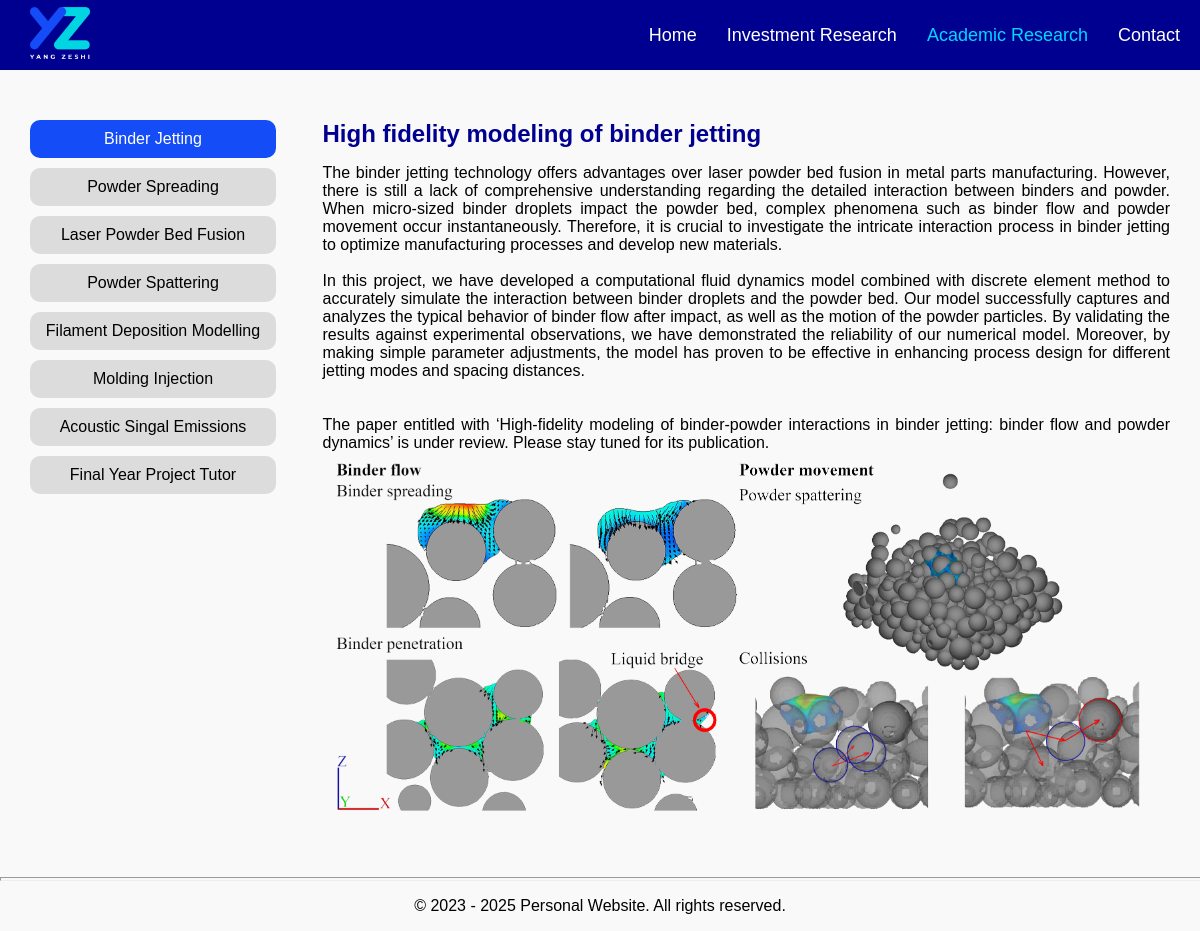
The app's page /academic_research/1, older data.
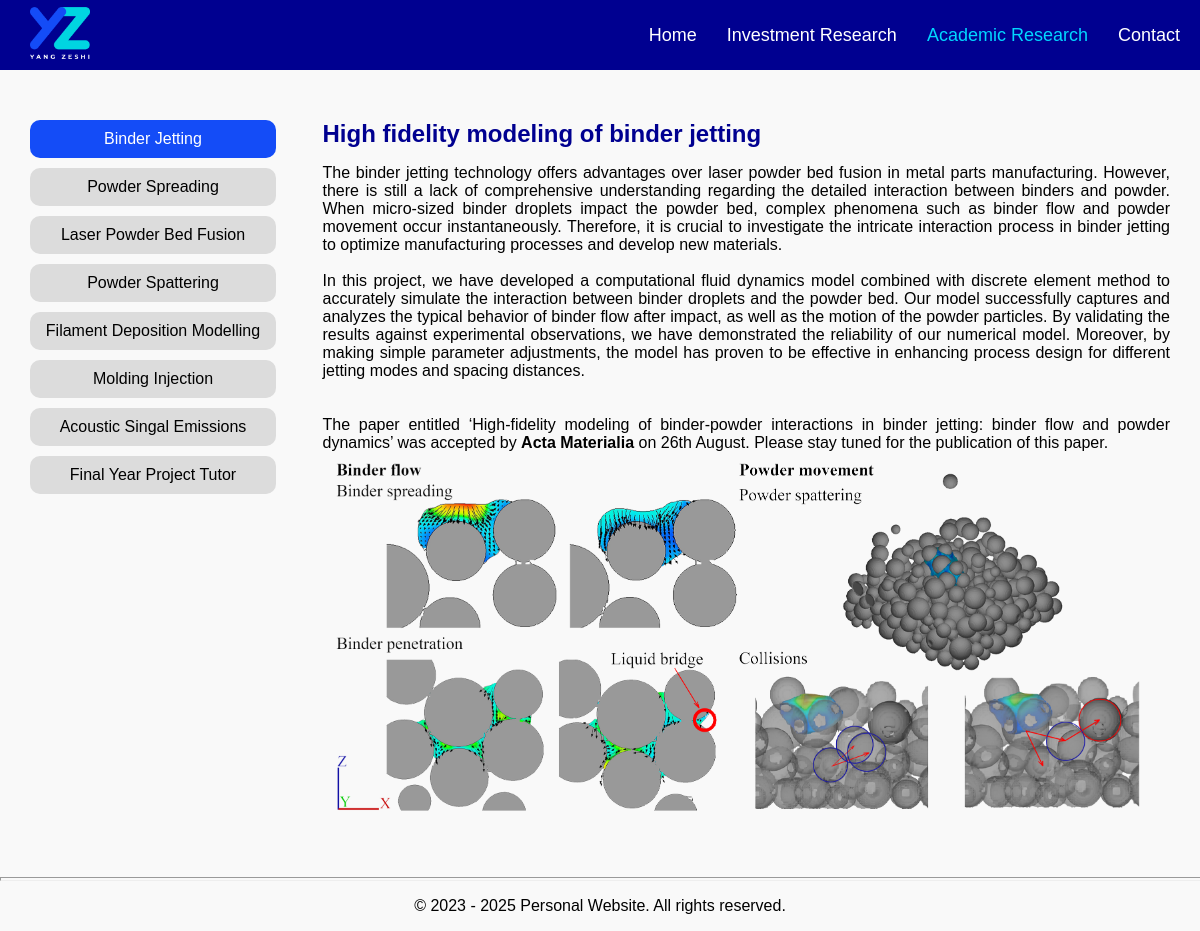
The same page, newer data.
### tables this page shows
CREATE TABLE "research_projects" (
    id INTEGER PRIMARY KEY AUTOINCREMENT,
    title TEXT NOT NULL,
    content TEXT NOT NULL
, full_title text);

### app.py (the view)
@app.route('/academic_research/<int:intro_id>')
def show_intro_1(intro_id):
    db = get_db()
    cursor = db.execute('SELECT * FROM research_projects')
    intros = cursor.fetchall()
    session['intro_id'] = intro_id
    image_src = [url_for('static', filename=f'images/research/{intro_id}.png')]
    file_path = image_src[0].lstrip('/')
    if os.path.exists(file_path)==False:
        image_src=['']
    return render_template('/research projects/research_projects.html',intro=intros[intro_id-1],image_srcs=image_src)

### app.py (called while the page is built)
def get_db():
    if 'db' not in g:
        g.db = sqlite3.connect(
            current_app.config['DATABASE'],
            detect_types=sqlite3.PARSE_DECLTYPES
        )
        g.db.row_factory = sqlite3.Row
    return g.db

@app.teardown_appcontext
def close_connection(exception):
    db = getattr(g, '_database', None)
    if db is not None:
        db.close()

@app.context_processor
def inject_intros():
    db = get_db()
    research_cursor = db.execute('SELECT * FROM research_projects')
    research_intros = research_cursor.fetchall()
    programming_cursor = db.execute('SELECT * FROM programming_projects')
    programming_intros = programming_cursor.fetchall()
    intro_id = session.get('intro_id')
    return dict(research_intros=research_intros, programming_intros=programming_intros, intro_id=intro_id)

### templates/research projects/research_projects.html (shortened to what this page needs)
<!DOCTYPE html>
{% extends 'base.html' %}
{% block content %}
<html>
<head>
    <link rel="stylesheet" type="text/css" href="{{ url_for('static', filename='styles/main.css') }}">
</head>
<body>
  <div class="grid-container">
    <div class="grid1">
      {% include 'research projects/project_tree.html' %}
    </div>
    <div class="grid2">
      <div class="wrapper">
        <div class="section">
          <h2>{{ intro['full_title'] }}</h2>
          <p style="white-space: pre-line;text-align: justify;">{{ intro['content'] | safe }}</p>
          {% for image_src in image_srcs %}
          <img class="fit-picture" src="{{ image_src }}" style="display: block;margin: 0 auto;width: auto;">
          {% endfor %}
        </div>
      </div>
    </div>
  </div>
        <hr>
  </body>
</html>
{% endblock %}

### templates/base.html (shortened to what this page needs)
<!DOCTYPE html>
<html>
<head>
  <link rel="stylesheet" type="text/css" href="{{ url_for('static', filename='styles/base.css') }}">
</head>
<body>
  <div class="banner">
  <div class="logo">
    <a href="/" data-wpel-link="internal">
    <img style="max-width: 60px; max-height: 100%; "
        src="{{ url_for('static', filename='images/logo.png')}}"
        alt="Logo-website">
    </a>
  </div>
  <div class="nav" style="align-self: center;">
    <a href="/" class="widget {% if request.path == '/' %}active{% endif %}">Home</a>
    <a href="/investment_research" class="widget {% if 'investment_research' in request.path %}active{% endif %}">Investment Research</a>
    <a href="/academic_research" class="widget {% if 'academic_research' in request.path %}active{% endif %}">Academic Research</a>
    <a href="/contact" class="widget {% if 'contact' in request.path %}active{% endif %}">Contact</a>
  </div>
  </div>
  {% block content %}
  {% endblock %}
</body>
<footer style="text-align:center;">
    <p>&copy; 2023 - 2025 Personal Website. All rights reserved.</p>
</footer>
</html>

### templates/research projects/project_tree.html
<link rel="stylesheet" type="text/css" href="{{ url_for('static', filename='styles/main.css') }}">
<div class="project-list" style="grid-template-columns: 0.8fr; margin-top: 20px; justify-content: start;">
  {% for intro in research_intros %}
      <a href="{{ url_for('show_intro_1', intro_id=intro['id']) }}" class="widget {% if intro['id'] == intro_id %}highlight{% endif %}">{{ intro['title'] }}</a>
  {% endfor %}
</div>

### static/styles/base.css (style rules this page uses)
.nav a { margin-right: 10px; }
.nav { display: flex; justify-content: flex-end; font-size: large; }
.widget.active { color: rgb(0,215,255); }
.widget { margin-left: 0px; padding: 5px 10px; text-decoration: none; color: rgb(255, 255, 255); }
.logo { display: flex; justify-content: left; align-items: center; margin-left: 30px; margin-top: 10px; margin-bottom: 10px; height: 50px; }
.banner { display: grid; grid-template-columns: 1fr 3fr; background-color: rgb(0, 0, 144); margin-bottom: 20px; }

### static/styles/main.css (style rules this page uses)
body { font-family: Arial, sans-serif; margin: 0px; background-color: #f9f9f9; padding-top: 0px; margin-top: 0; }
.section { margin-bottom: 30px; text-align: left; }
.section h2 { color: rgb(0 0 144); margin-bottom: 10px; text-align: left; }
.section p { margin-bottom: 5px; }
hr { color: blue; height: 2px; width: 100%; margin-left: auto; margin-right: auto; }
.fit-picture { max-width: 100%; max-height: 100%; width: 40%; height: auto; }
.project-list { display: grid; grid-template-columns: 1fr 1fr 1fr; text-align: center; grid-gap: 20px 0px; }
.grid-container { display: grid; grid-template-columns: 1fr 3fr; grid-gap: 0px 10px; margin: 30px; align-content: center; }
div.project-list { gap: 20px; place-items: start; }
div.project-list a.widget { display: flex; align-items: center; justify-content:center; border-radius: 10px; background-color: rgb(220, 220, 220); color: #000000; height: 100%; width: 100%; }
div.project-list a.widget.highlight { background-color: rgb(20, 76, 247); color: #ffffff; }

Row changes from the older to the newer data that the page shows:
changed research_projects "Binder Jetting": content "…distances. The paper entitled with ‘High-fidelity modeling of binder-powder interactions in binder jetting: binder flow and powder dynamics’ is under review. Please stay tuned for its publication." → "…distances. The paper entitled ‘High-fidelity modeling of binder-powder interactions in binder jetting: binder flow and powder dynamics’ was accepted by Acta Materialia on 26th August. Please stay tuned for the publication of this paper."
